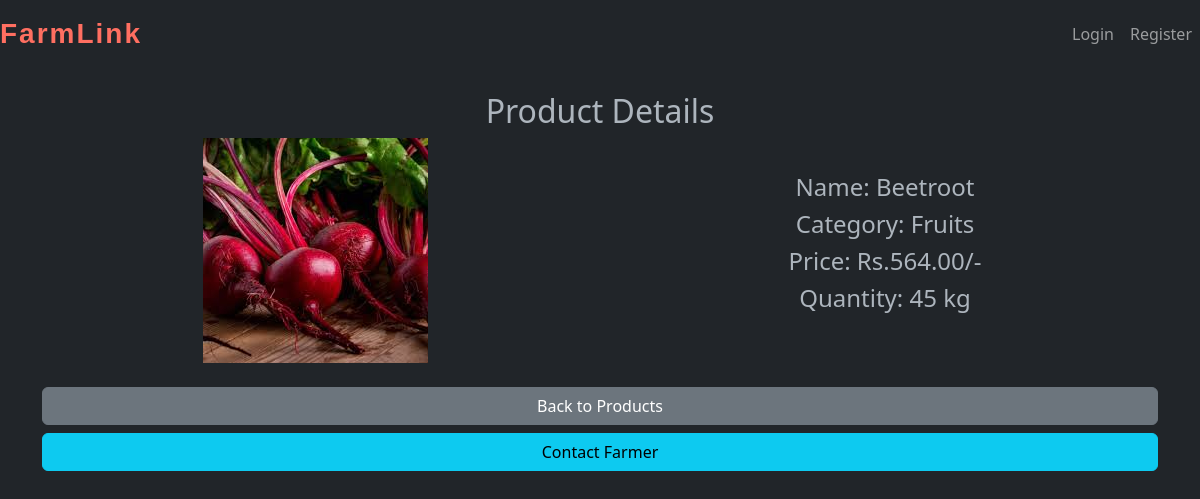
Screenshot of /products/product/14/ with the database file from the repository.
### products/models.py (models this page shows, shortened)
class Product(models.Model):
    CATEGORY_CHOICES = [
        ('Crops', 'Crops'),
        ('Fruits', 'Fruits'),
        ('Vegetables', 'Vegetables'),
    ]
    farmer = models.ForeignKey(settings.AUTH_USER_MODEL, on_delete=models.CASCADE, related_name='products')
    name = models.CharField(max_length=100)
    category = models.CharField(max_length=20, choices=CATEGORY_CHOICES)
    quantity = models.PositiveIntegerField()
    price = models.DecimalField(max_digits=10, decimal_places=2)
    image = models.ImageField(upload_to='product_images/', blank=True, null=True)
    created_at = models.DateTimeField(auto_now_add=True)

### products/views.py (the view)
# urls.py: path('product/<int:pk>/', views.product_detail, name='product_detail'),
def product_detail(request, pk):
    product = get_object_or_404(Product, pk=pk)
    return render(request, 'products/product_detail.html', {'product': product})

### products/templates/products/product_detail.html (shortened to what this page needs)
{% extends 'base.html' %}
{% block content %}
<h2 class="text-center">Product Details</h2>
<div class="row align-items-center">
    <div class="col-md-6 text-center">
        {% if product.image %}
            <img src="{{ product.image.url }}" class="img-fluid" alt="{{ product.name }}" style="max-width: 300px; height: auto;">
        {% else %}
            <img src="https://via.placeholder.com/300" class="img-fluid" alt="No Image">
        {% endif %}
    </div>
    <div class="col-md-6">
        <h4 class="text-center">Name: {{ product.name }}</h4>
        <h4 class="text-center">Category: {{ product.category }}</h4>
        <h4 class="text-center">Price: Rs.{{ product.price }}/-</h4>
        <h4 class="text-center">Quantity: {{ product.quantity }} kg</h4>
    </div>
</div>
<div class="mt-4">
    <a href="{% url 'buyer_home' %}" class="btn btn-secondary w-100 mb-2">Back to Products</a>
    <a href="{% url 'send_message' product.pk %}" class="btn btn-info w-100">Contact Farmer</a>
</div>
{% endblock %}

### rows the page displays
Product: image (picture), name "Beetroot", category "Fruits", price "564.00", quantity "45"
